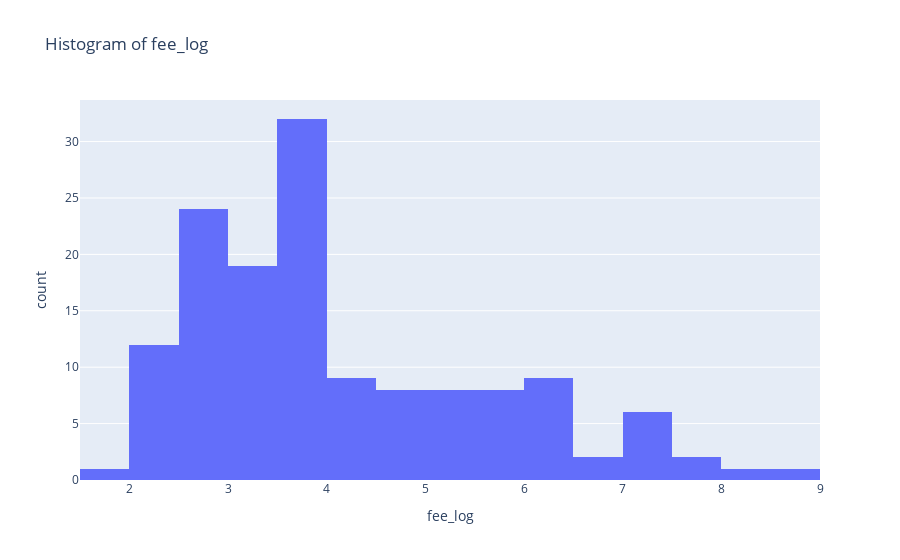

The code cell stored with this chart in its notebook:
### Code cell
univariate('fee_log')

### Figure 1 — Plotly figure (JSON) as saved in the notebook; plotly's stock layout.template omitted (floating-point values rounded to 4 significant figures; data arrays with more than 128 entries replaced by an {"elided": "..."} marker saying what was removed)
{"data": [{"alignmentgroup": "True", "bingroup": "x", "hovertemplate": "fee_log=%{x}<br>count=%{y}<extra></extra>", "legendgroup": "", "marker": {"color": "#636efa", "pattern": {"shape": ""}}, "name": "", "nbinsx": 18, "offsetgroup": "", "orientation": "v", "showlegend": false, "type": "histogram", "x": {"elided": "325 float values"}, "xaxis": "x", "yaxis": "y"}], "layout": {"autosize": true, "barmode": "relative", "legend": {"tracegroupgap": 0}, "title": {"text": "Histogram of fee_log"}, "xaxis": {"anchor": "y", "autorange": true, "domain": [0, 1], "range": [1.5, 9], "title": {"text": "fee_log"}, "type": "linear"}, "yaxis": {"anchor": "x", "autorange": true, "domain": [0, 1], "range": [0, 33.68], "title": {"text": "count"}}}}
